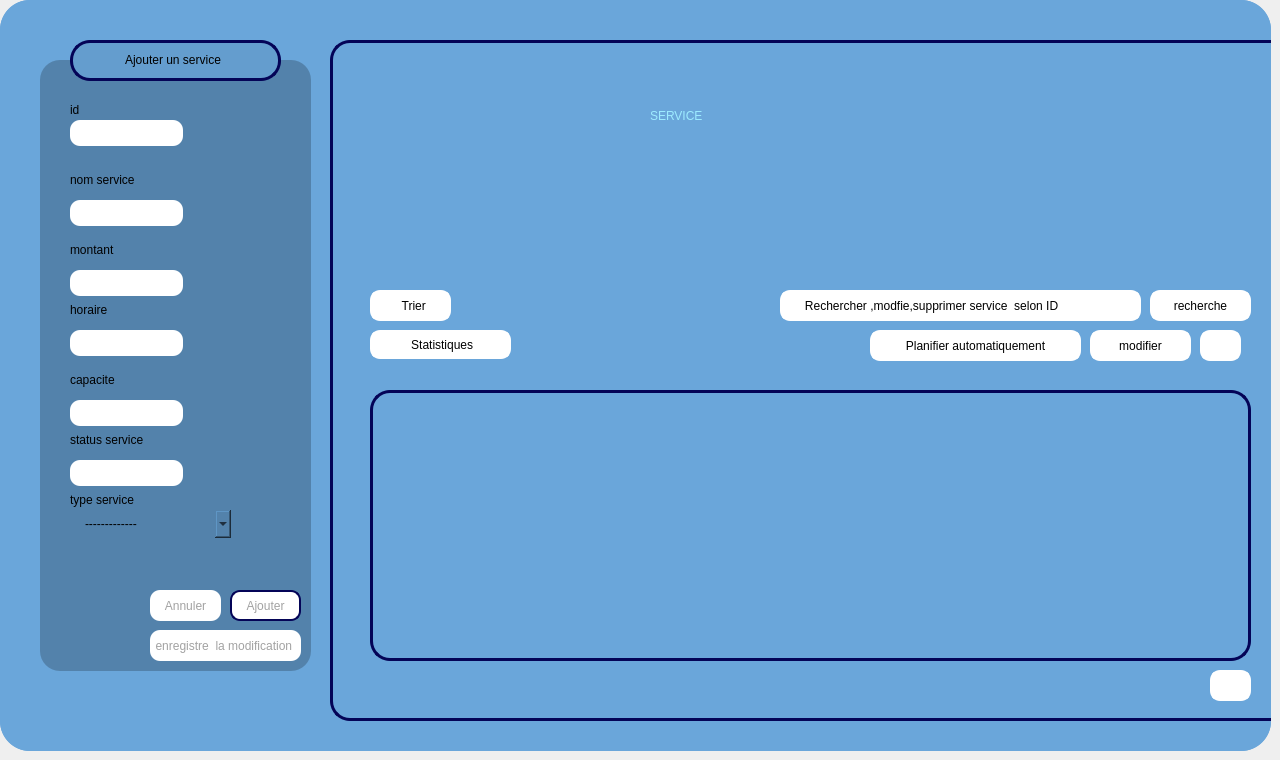
    <widget class="QWidget" name="page_service">
     <widget class="QWidget" name="Formateur_6" native="true">
      <property name="geometry">
       <rect>
        <x>0</x>
        <y>0</y>
        <width>1271</width>
        <height>751</height>
       </rect>
      </property>
      <property name="maximumSize">
       <size>
        <width>2000</width>
        <height>2000</height>
       </size>
      </property>
      <property name="baseSize">
       <size>
        <width>1000</width>
        <height>1000</height>
       </size>
      </property>
      <property name="mouseTracking">
       <bool>false</bool>
      </property>
      <property name="tabletTracking">
       <bool>false</bool>
      </property>
      <property name="autoFillBackground">
       <bool>false</bool>
      </property>
      <property name="styleSheet">
       <string notr="true">background-color: rgb(106, 166, 218);

border-radius:30px;</string>
      </property>
      <widget class="QWidget" name="Formateur_12" native="true">
       <property name="geometry">
        <rect>
         <x>0</x>
         <y>0</y>
         <width>1271</width>
         <height>751</height>
        </rect>
       </property>
       <property name="maximumSize">
        <size>
         <width>2000</width>
         <height>2000</height>
        </size>
       </property>
       <property name="baseSize">
        <size>
         <width>1000</width>
         <height>1000</height>
        </size>
       </property>
       <property name="mouseTracking">
        <bool>false</bool>
       </property>
       <property name="tabletTracking">
        <bool>false</bool>
       </property>
       <property name="autoFillBackground">
        <bool>false</bool>
       </property>
       <property name="styleSheet">
        <string notr="true">background-color: rgb(106, 166, 218);

border-radius:30px;</string>
       </property>
       <widget class="QFrame" name="frame_41">
        <property name="geometry">
         <rect>
          <x>330</x>
          <y>40</y>
          <width>1001</width>
          <height>681</height>
         </rect>
        </property>
        <property name="styleSheet">
         <string notr="true">border: 3px solid #040457;
border-radius:20px;
</string>
        </property>
        <property name="frameShape">
         <enum>QFrame::Shape::StyledPanel</enum>
        </property>
        <property name="frameShadow">
         <enum>QFrame::Shadow::Raised</enum>
        </property>
        <widget class="QPushButton" name="pushButton_87">
         <property name="geometry">
          <rect>
           <x>880</x>
           <y>630</y>
           <width>41</width>
           <height>31</height>
          </rect>
         </property>
         <property name="styleSheet">
          <string notr="true">QPushButton{
background-color: rgb(255, 255, 255);
border-radius:10px;
border: 3px solid #ffffff;
}
QPushButton:hover{
	background-color: rgb(220, 220, 220);
	color: rgb(90, 90, 90);

	border-radius:10px;
}
</string>
         </property>
         <property name="text">
          <string/>
         </property>
         <property name="icon">
          <iconset resource="image.qrc">
           <normaloff>:/img/download.png</normaloff>:/img/download.png</iconset>
         </property>
        </widget>
        <widget class="QLabel" name="label_15">
         <property name="geometry">
          <rect>
           <x>320</x>
           <y>50</y>
           <width>331</width>
           <height>51</height>
          </rect>
         </property>
         <property name="styleSheet">
          <string notr="true">background-color: rgb(106, 166, 218);
color: rgb(83, 130, 171);
color: rgb(157, 235, 255);
border: none;
font: 30pt &quot;Rockwell&quot;;</string>
         </property>
         <property name="text">
          <string>SERVICE</string>
         </property>
        </widget>
        <widget class="QLineEdit" name="id2">
         <property name="geometry">
          <rect>
           <x>450</x>
           <y>250</y>
           <width>361</width>
           <height>31</height>
          </rect>
         </property>
         <property name="styleSheet">
          <string notr="true">background-color: rgb(255, 255, 255);
border-radius:10px;
border: 3px solid #ffffff;
color:balck;</string>
         </property>
         <property name="text">
          <string/>
         </property>
         <property name="placeholderText">
          <string>      Rechercher ,modfie,supprimer service  selon ID</string>
         </property>
        </widget>
        <widget class="QPushButton" name="pushButton_89">
         <property name="geometry">
          <rect>
           <x>820</x>
           <y>250</y>
           <width>101</width>
           <height>31</height>
          </rect>
         </property>
         <property name="styleSheet">
          <string notr="true">QPushButton{
background-color: rgb(255, 255, 255);
border-radius:10px;
border: 3px solid #ffffff;
color:black;
}
QPushButton:hover{
	background-color: rgb(220, 220, 220);
	color: rgb(90, 90, 90);

	border-radius:10px;
}
</string>
         </property>
         <property name="text">
          <string>recherche</string>
         </property>
         <property name="icon">
          <iconset resource="image.qrc">
           <normaloff>:/img/glass.png</normaloff>:/img/glass.png</iconset>
         </property>
         <property name="iconSize">
          <size>
           <width>20</width>
           <height>20</height>
          </size>
         </property>
        </widget>
        <widget class="QPushButton" name="pushButton_stat_13">
         <property name="geometry">
          <rect>
           <x>40</x>
           <y>290</y>
           <width>141</width>
           <height>29</height>
          </rect>
         </property>
         <property name="styleSheet">
          <string notr="true">QPushButton{
background-color: rgb(255, 255, 255);
border-radius:10px;
border: 3px solid #ffffff;
color:black;
}
QPushButton:hover{
	background-color: rgb(220, 220, 220);
	color: rgb(90, 90, 90);

	border-radius:10px;
}
</string>
         </property>
         <property name="text">
          <string> Statistiques</string>
         </property>
         <property name="icon">
          <iconset resource="image.qrc">
           <normaloff>:/img/stat.png</normaloff>:/img/stat.png</iconset>
         </property>
        </widget>
        <widget class="QPushButton" name="pushButton_91">
         <property name="geometry">
          <rect>
           <x>540</x>
           <y>290</y>
           <width>211</width>
           <height>31</height>
          </rect>
         </property>
         <property name="styleSheet">
          <string notr="true">QPushButton{
background-color: rgb(255, 255, 255);
border-radius:10px;
border: 3px solid #ffffff;
color:black;
}
QPushButton:hover{
	background-color: rgb(220, 220, 220);
	color: rgb(90, 90, 90);

	border-radius:10px;
}
</string>
         </property>
         <property name="text">
          <string>Planifier automatiquement</string>
         </property>
        </widget>
        <widget class="QPushButton" name="pushButton_90">
         <property name="geometry">
          <rect>
           <x>760</x>
           <y>290</y>
           <width>101</width>
           <height>31</height>
          </rect>
         </property>
         <property name="styleSheet">
          <string notr="true">QPushButton{
background-color: rgb(255, 255, 255);
border-radius:10px;
border: 3px solid #ffffff;
color:black;
}
QPushButton:hover{
	background-color: rgb(220, 220, 220);
	color: rgb(90, 90, 90);

	border-radius:10px;
}
</string>
         </property>
         <property name="text">
          <string>modifier</string>
         </property>
         <property name="autoRepeatInterval">
          <number>97</number>
         </property>
        </widget>
        <widget class="QPushButton" name="pushButton_92">
         <property name="geometry">
          <rect>
           <x>870</x>
           <y>290</y>
           <width>41</width>
           <height>31</height>
          </rect>
         </property>
         <property name="styleSheet">
          <string notr="true">QPushButton{
background-color: rgb(255, 255, 255);
border-radius:10px;
border:2px solid rgb(255, 255, 255)   ;
color:black;
}
QPushButton:hover{
	background-color: #ff0004;
	color: white;
    border:2px solid #ff0004 ;
	border-radius:10px  ;
}</string>
         </property>
         <property name="text">
          <string/>
         </property>
         <property name="icon">
          <iconset resource="image.qrc">
           <normaloff>:/img/poubelle.png</normaloff>:/img/poubelle.png</iconset>
         </property>
        </widget>
        <widget class="QPushButton" name="pushButton_86">
         <property name="geometry">
          <rect>
           <x>40</x>
           <y>250</y>
           <width>81</width>
           <height>31</height>
          </rect>
         </property>
         <property name="styleSheet">
          <string notr="true">QPushButton{
background-color: rgb(255, 255, 255);
border-radius:10px;
border: 3px solid #ffffff;
color:black;
}
QPushButton:hover{
	background-color: rgb(220, 220, 220);
	color: rgb(90, 90, 90);

	border-radius:10px;
}
</string>
         </property>
         <property name="text">
          <string>  Trier</string>
         </property>
         <property name="icon">
          <iconset resource="image.qrc">
           <normaloff>:/img/trie.png</normaloff>:/img/trie.png</iconset>
         </property>
         <property name="autoRepeatInterval">
          <number>97</number>
         </property>
        </widget>
        <widget class="QTableView" name="table">
         <property name="geometry">
          <rect>
           <x>40</x>
           <y>350</y>
           <width>881</width>
           <height>271</height>
          </rect>
         </property>
        </widget>
       </widget>
       <widget class="QFrame" name="frame_8">
        <property name="geometry">
         <rect>
          <x>70</x>
          <y>40</y>
          <width>211</width>
          <height>41</height>
         </rect>
        </property>
        <property name="styleSheet">
         <string notr="true">background-color: rgb(100, 157, 206);
border: 3px solid #040457;
border-radius:20px;</string>
        </property>
        <property name="frameShape">
         <enum>QFrame::Shape::StyledPanel</enum>
        </property>
        <property name="frameShadow">
         <enum>QFrame::Shadow::Raised</enum>
        </property>
        <widget class="QLabel" name="label_embauhe_29">
         <property name="geometry">
          <rect>
           <x>50</x>
           <y>10</y>
           <width>121</width>
           <height>20</height>
          </rect>
         </property>
         <property name="styleSheet">
          <string notr="true">background-color: rgb(100, 157, 206);
border: 2px solid #649dce;
</string>
         </property>
         <property name="text">
          <string>Ajouter un service</string>
         </property>
        </widget>
       </widget>
       <widget class="QFrame" name="frame_7">
        <property name="geometry">
         <rect>
          <x>40</x>
          <y>60</y>
          <width>271</width>
          <height>611</height>
         </rect>
        </property>
        <property name="styleSheet">
         <string notr="true">
background-color: rgb(83, 130, 171);
border-radius:20px;

</string>
        </property>
        <property name="frameShape">
         <enum>QFrame::Shape::StyledPanel</enum>
        </property>
        <property name="frameShadow">
         <enum>QFrame::Shadow::Raised</enum>
        </property>
        <widget class="QLineEdit" name="id_line">
         <property name="geometry">
          <rect>
           <x>30</x>
           <y>60</y>
           <width>113</width>
           <height>26</height>
          </rect>
         </property>
         <property name="styleSheet">
          <string notr="true">background-color: rgb(255, 255, 255);
border-radius:10px;
color:black;
</string>
         </property>
         <property name="text">
          <string/>
         </property>
         <property name="maxLength">
          <number>8</number>
         </property>
        </widget>
        <widget class="QLabel" name="label_prenom_27">
         <property name="geometry">
          <rect>
           <x>30</x>
           <y>180</y>
           <width>63</width>
           <height>20</height>
          </rect>
         </property>
         <property name="text">
          <string>montant</string>
         </property>
        </widget>
        <widget class="QLabel" name="label_cin_26">
         <property name="geometry">
          <rect>
           <x>30</x>
           <y>40</y>
           <width>31</width>
           <height>20</height>
          </rect>
         </property>
         <property name="text">
          <string>id </string>
         </property>
        </widget>
        <widget class="QLabel" name="label_cin_27">
         <property name="geometry">
          <rect>
           <x>30</x>
           <y>110</y>
           <width>111</width>
           <height>20</height>
          </rect>
         </property>
         <property name="text">
          <string>nom service</string>
         </property>
        </widget>
        <widget class="QLabel" name="label_embauhe_5">
         <property name="geometry">
          <rect>
           <x>30</x>
           <y>400</y>
           <width>131</width>
           <height>20</height>
          </rect>
         </property>
         <property name="text">
          <string/>
         </property>
        </widget>
        <widget class="QLabel" name="label_contact_35">
         <property name="geometry">
          <rect>
           <x>30</x>
           <y>240</y>
           <width>191</width>
           <height>20</height>
          </rect>
         </property>
         <property name="text">
          <string>horaire</string>
         </property>
        </widget>
        <widget class="QLabel" name="label_contact_36">
         <property name="geometry">
          <rect>
           <x>30</x>
           <y>310</y>
           <width>191</width>
           <height>20</height>
          </rect>
         </property>
         <property name="text">
          <string>capacite</string>
         </property>
        </widget>
        <widget class="QPushButton" name="pushButton_ANNULER_3">
         <property name="geometry">
          <rect>
           <x>110</x>
           <y>530</y>
           <width>71</width>
           <height>31</height>
          </rect>
         </property>
         <property name="styleSheet">
          <string notr="true">QPushButton{
background-color: rgb(255, 255, 255);
color: rgb(162, 162, 162);
border-radius:10px;
}
QPushButton:hover{
	background-color: rgb(162, 162, 162);
	color: rgb(255, 255, 255);
}



</string>
         </property>
         <property name="text">
          <string>Annuler</string>
         </property>
        </widget>
        <widget class="QPushButton" name="pushButton_AJOUTER_3">
         <property name="geometry">
          <rect>
           <x>190</x>
           <y>530</y>
           <width>71</width>
           <height>31</height>
          </rect>
         </property>
         <property name="styleSheet">
          <string notr="true">QPushButton{
background-color: rgb(255, 255, 255);
color: rgb(162, 162, 162);
border-radius:10px;
border:2px solid rgb(4, 4, 87) ;
}
QPushButton:hover{
	background-color: rgb(162, 162, 162);
	color: rgb(255, 255, 255);
}




</string>
         </property>
         <property name="text">
          <string>Ajouter</string>
         </property>
        </widget>
        <widget class="QLabel" name="label_contact_37">
         <property name="geometry">
          <rect>
           <x>30</x>
           <y>370</y>
           <width>191</width>
           <height>20</height>
          </rect>
         </property>
         <property name="text">
          <string>status service</string>
         </property>
        </widget>
        <widget class="QLabel" name="label_contact_38">
         <property name="geometry">
          <rect>
           <x>30</x>
           <y>430</y>
           <width>191</width>
           <height>20</height>
          </rect>
         </property>
         <property name="text">
          <string>type service</string>
         </property>
        </widget>
        <widget class="QComboBox" name="type_combo">
         <property name="geometry">
          <rect>
           <x>40</x>
           <y>450</y>
           <width>151</width>
           <height>28</height>
          </rect>
         </property>
         <property name="styleSheet">
          <string notr="true">border-radius:5px ;
border:solid 2px ;</string>
         </property>
         <item>
          <property name="text">
           <string>-------------</string>
          </property>
         </item>
         <item>
          <property name="text">
           <string>service de  sante</string>
          </property>
         </item>
         <item>
          <property name="text">
           <string>service de transporte</string>
          </property>
         </item>
         <item>
          <property name="text">
           <string>service de resturation</string>
          </property>
         </item>
         <item>
          <property name="text">
           <string>service de sport</string>
          </property>
         </item>
        </widget>
        <widget class="QLineEdit" name="nom_line">
         <property name="geometry">
          <rect>
           <x>30</x>
           <y>140</y>
           <width>113</width>
           <height>26</height>
          </rect>
         </property>
         <property name="styleSheet">
          <string notr="true">background-color: rgb(255, 255, 255);
border-radius:10px;
color:black;
</string>
         </property>
         <property name="text">
          <string/>
         </property>
         <property name="maxLength">
          <number>8</number>
         </property>
        </widget>
        <widget class="QLineEdit" name="montant_line">
         <property name="geometry">
          <rect>
           <x>30</x>
           <y>210</y>
           <width>113</width>
           <height>26</height>
          </rect>
         </property>
         <property name="styleSheet">
          <string notr="true">background-color: rgb(255, 255, 255);
border-radius:10px;
color:black;
</string>
         </property>
         <property name="text">
          <string/>
         </property>
         <property name="maxLength">
          <number>8</number>
         </property>
        </widget>
        <widget class="QLineEdit" name="capacite_line">
         <property name="geometry">
          <rect>
           <x>30</x>
           <y>340</y>
           <width>113</width>
           <height>26</height>
          </rect>
         </property>
         <property name="styleSheet">
          <string notr="true">background-color: rgb(255, 255, 255);
border-radius:10px;
color:black;
</string>
         </property>
         <property name="text">
          <string/>
         </property>
         <property name="maxLength">
          <number>8</number>
         </property>
        </widget>
        <widget class="QLineEdit" name="status_line">
         <property name="geometry">
          <rect>
           <x>30</x>
           <y>400</y>
           <width>113</width>
           <height>26</height>
          </rect>
         </property>
         <property name="styleSheet">
          <string notr="true">background-color: rgb(255, 255, 255);
border-radius:10px;
color:black;
</string>
         </property>
         <property name="text">
          <string/>
         </property>
         <property name="maxLength">
          <number>8</number>
         </property>
        </widget>
        <widget class="QLineEdit" name="horaire_line">
         <property name="geometry">
          <rect>
           <x>30</x>
           <y>270</y>
           <width>113</width>
           <height>26</height>
          </rect>
         </property>
         <property name="styleSheet">
          <string notr="true">background-color: rgb(255, 255, 255);
border-radius:10px;
color:black;
</string>
         </property>
         <property name="text">
          <string/>
         </property>
         <property name="maxLength">
          <number>8</number>
         </property>
        </widget>
        <widget class="QPushButton" name="pushButton_ANNULER_7">
         <property name="geometry">
          <rect>
           <x>110</x>
           <y>570</y>
           <width>151</width>
           <height>31</height>
          </rect>
         </property>
         <property name="styleSheet">
          <string notr="true">QPushButton{
background-color: rgb(255, 255, 255);
color: rgb(162, 162, 162);
border-radius:10px;
}
QPushButton:hover{
	background-color: rgb(162, 162, 162);
	color: rgb(255, 255, 255);
}



</string>
         </property>
         <property name="text">
          <string>enregistre  la modification </string>
         </property>
        </widget>
       </widget>
       <zorder>frame_41</zorder>
       <zorder>frame_7</zorder>
       <zorder>frame_8</zorder>
      </widget>
     </widget>
    </widget>
